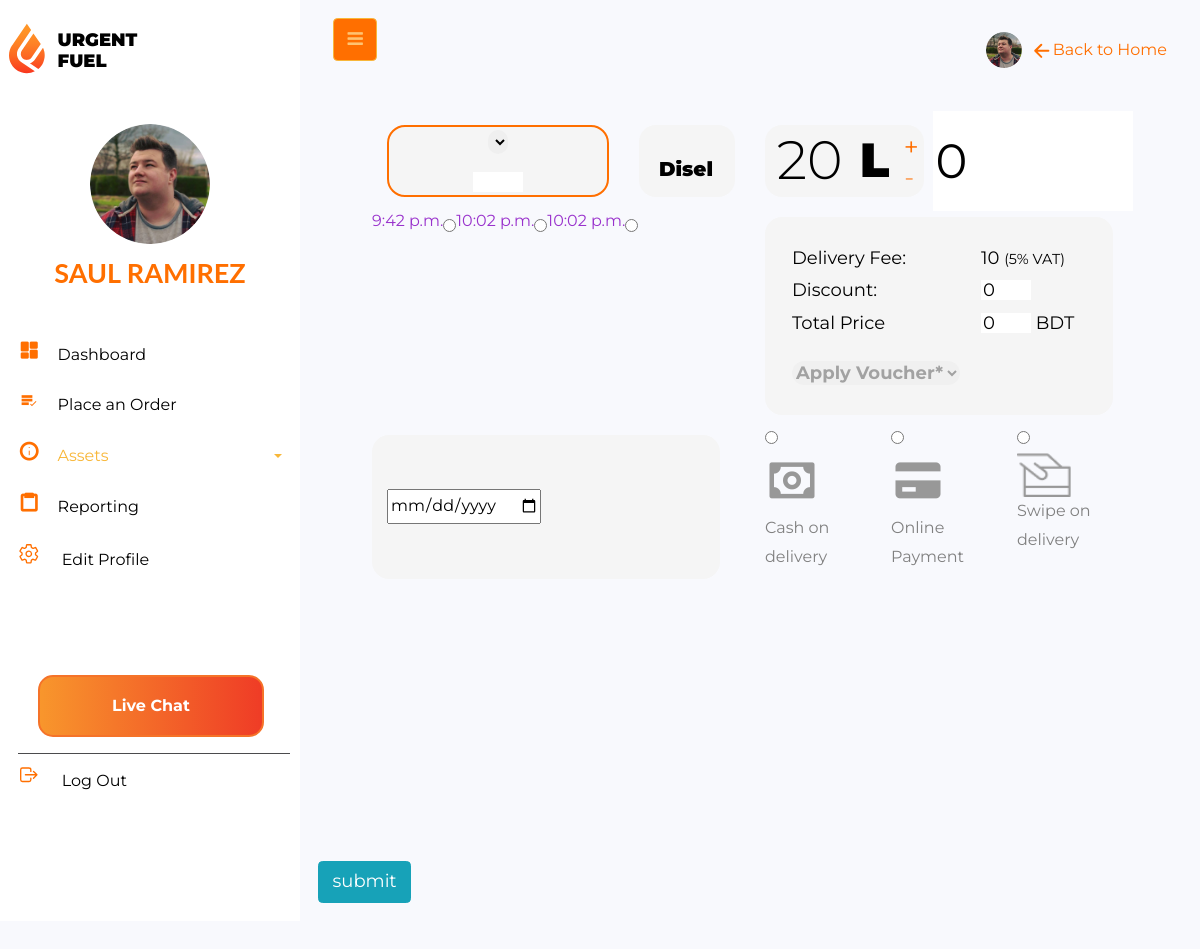
The app's page /order_fuel/ (signed in), older data.
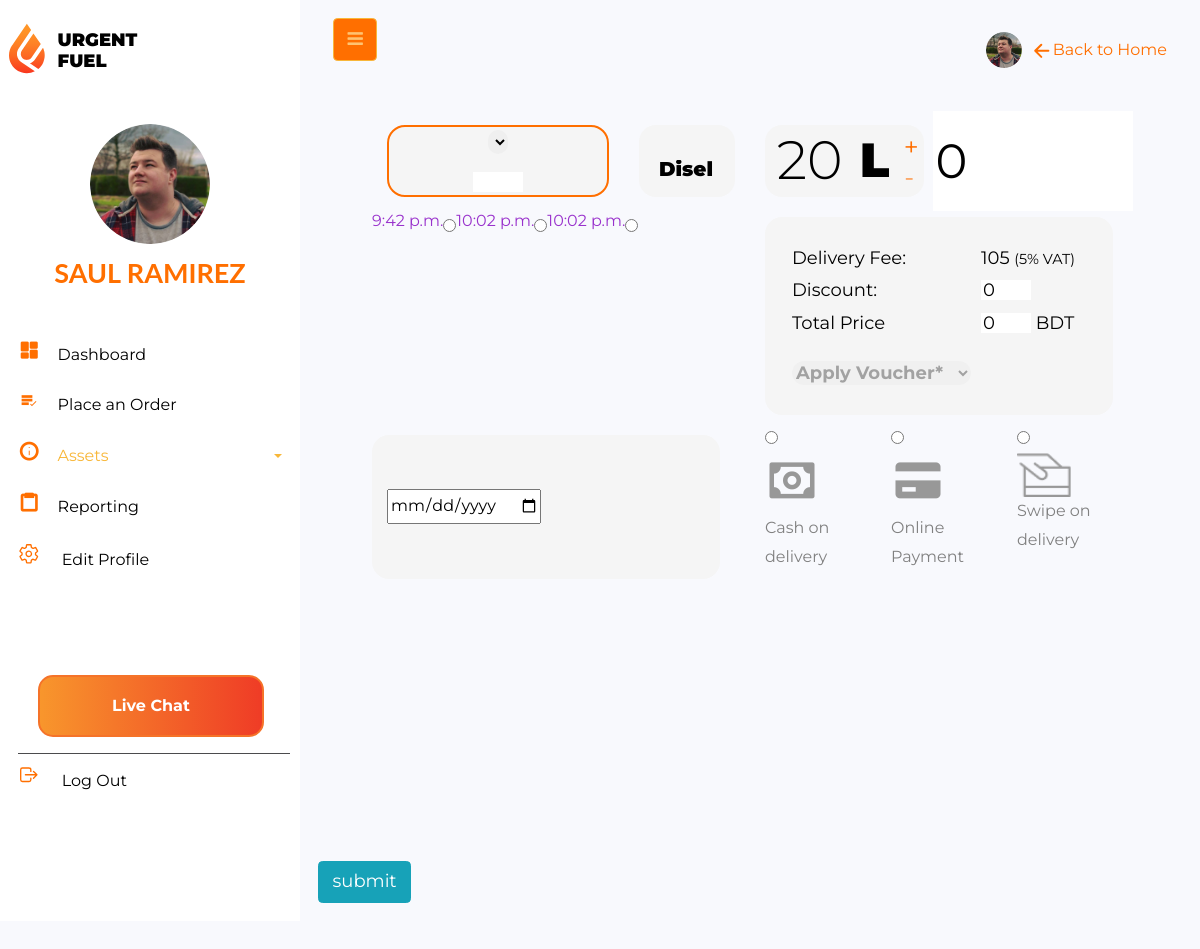
The same page, newer data.
### Uftl_App/models.py (models this page shows)
class OrderDashboard(models.Model):
    client=models.ForeignKey(User,on_delete=models.CASCADE)
    time = models.TimeField(verbose_name='Please put your time', blank=True)
    reserved = models.BooleanField(default=False)

class Fuel_price(models.Model):
    fuel_amount=models.IntegerField(default='1')
    base_cost=models.IntegerField(default='1')
    disel_price = models.IntegerField(default='1', null=True)
    octen_price = models.IntegerField(default='1', null=True)
    total_amount = models.IntegerField(default='1', null=True)
    delivery_charge = models.IntegerField(default='1', null=True)

### Uftl_App/views.py (the view, shortened to what this page needs)
# urls.py: path('order_fuel/', views.non_register, name='order_fuel'),
@login_required()
def order_fuel(request):
    cp = cupon_code.objects.all()
    oil_price = Fuel_price.objects.all()
    ai = Assets.objects.all()
    ft_utils = fuel_utils.objects.all()
    from django.db.models import Q
    date_time = OrderDashboard.objects.all()
    reservation = False
    dict = {'date_time': date_time, 'reservation': reservation, 'ft_utils': ft_utils, 'cp': cp,
            'oil_price': oil_price, 'ai': ai}
    return render(request, 'Uftl_App/orderfuel.html', context=dict)

### templates/Uftl_App/orderfuel.html (shortened to what this page needs)
{% extends 'profile_base.html' %} {% load static %} {% block title_block %}Order Dashboard{% endblock %}
{% block profile_block %}
    <div class="wrapper d-flex align-items-stretch" xmlns="http://www.w3.org/1999/html">
        <nav id="sidebar">
            <div class="p-2 pt-1">
                <a href="#" class="nav__logo">
                    <div class="logoside">
                        <img class="logoimage" src="{% static 'assets/img/logo.svg' %}" alt="My Happy SVG"/>
                        <div class="tex">
                            <p class="text1">URGENT</p>
                            <p class="text2">FUEL</p>
                        </div>
                    </div>
                </a>
                <a href="#" class="img logo rounded-circle mb-2"
                   style="background-image: url({% static 'assets/img/saul.png' %});"> </a>
                <h3 class="text-center mb-4 username">Saul Ramirez</h3>
                <ul class="list-unstyled components mb-2 p-2">
                    <li>
                        <a href="#"><i class='bx bxs-dashboard setup'></i>Dashboard</a>
                    </li>
                    <li>
                        <a href="#"><i class='bx bx-list-check setup'></i>Place an Order</a>
                    </li>
                    <li class="active">
                        <a href="#homeSubmenu" data-toggle="collapse" aria-expanded="false" class="dropdown-toggle">
                            <i class='bx bx-info-circle setup'></i>Assets</a>
                    </li>
                    <li>
                        <a href="#"><i class='bx bx-clipboard setup'></i>Reporting</a>
                    </li>
                    <li>
                        <a href="#">
                            <ion-icon class="setup" name="settings-outline"></ion-icon>
                            Edit Profile</a>
                    </li>
                    <div class="logout">
                        <button class="livechat" type="submit" id="sendMessageButton">Live Chat</button>
                        <li>
                            <a href="#">
                                <ion-icon class="setup" name="log-out-outline"></ion-icon>
                                </ion-icon>Log Out</a>
                        </li>
                    </div>
                </ul>
            </div>
        </nav>
        <div id="content" class="p-4 p-md-3">
            <nav class="">
                <div class="container-fluid">
                    <button type="button" id="sidebarCollapse" class="btn btn-primary">
                        <i class="fa fa-bars"></i>
                    </button>
                    <div class="float-right">
                        <div class=" menu ">
                            <div class="header__img ">
                                <img class="navimage" src="{% static 'assets/img/saul.png' %} " alt=" ">
                            </div>
                            <ion-icon class="arrowleft" name="arrow-back-outline"></ion-icon>
                            <p class="back">Back to Home</p>
                        </div>
                    </div>
                </div>
            </nav>
            <form method="POST">
                <div id="content" class="p-4 p-md-5">
                    <div class="container-fluid">
                        <div class="row">
                            <div class="col-12  col-sm-6 col-md-4">
                                <div class="assetselect">
                                <select name="fuel-type" class="assetdropdown" id="assetname">
                                    </select>
                                    <input type="text" class="assetLocation" id="asstLoc" readonly>
                                </div>
                            </div>
                            <div class="col-6  col-sm-2 col-md-2">
                                <div class="fuelfield">
                                     <input type="text" id="fuelname" class="fueltype" placeholder="Disel" readonly>
                                </div>
                            </div>
                            <div class="col-6  col-sm-2 col-md-3">
                                <div class="fuelfield">
                                    <div class="quantity">
                                        <input type="text" id="quantity" name="fuel_amount" value="20" readonly>L
                                        <div class="plusminus">
                                            <button class="btn plus-btn" type="button">+</button>
                                            <button class="btn minus-btn disabled" type="button">-</button>
                                        </div>
                                    </div>
                                </div>
                            </div>
                            <div class="col-12  col-sm-2 col-md-3">
                                <div class="fuelprice">
                                    <input type="text" class="baseprice" name="base_cost" id="fuel" value="0" readonly>
                                </div>
                            </div>
                        </div>
                        <div class="row">
                            <div class="col-12 col-sm-6">
                                <div class="row">
                                    {% for item in date_time %}
                                        <label style="color: darkorchid;">{{ item.time }}</label>
                                        <input type="radio" name="time" value="{{ item.time }}">
                                    {% endfor %}
                                </div>
                            </div>
                            {% for x in oil_price %}
                                <div class="col-12 col-sm-6">
                                <div class="price p-4">
                                    <div class="row justify-content-evenly">
                                        <div class="col-7 tol ">
                                            Delivery Fee:
                                        </div>
                                        <div class="col-5 tol" id="delicharge">
                                            {{ x.delivery_charge }}
                                            <small>(5% VAT)</small>
                                        </div>
                                    </div>
                                    <div class="row">
                                        <div class="col-7 tol">
                                            Discount:
                                        </div>
                                        <div class="col-5 tol" id="dp">
                                            <input type="text" class="disPrice" name="discount" id="discountValue"
                                                   value="0" readonly>
                                        </div>
                                    </div>
                                    <div class="row">
                                        <div class="col-7 tol">
                                            Total Price
                                        </div>
                                        <div class="col-5 tol">
                                            <p class="total-price">
                                                <input type="text" name="total_amount" class="disPrice" id="price"
                                                       value="0" readonly>
                                                <span> BDT</span>
                                            </p>
                                        </div>
                                    </div>
                                    <div class="row">
                                        <div class="col-12 tol">
                                            <select name="fuel-type" id="discountSelect" class="assetdropdown">
                                                <option selected value="0">Apply Voucher*</option>
                                            </select>
                                        </div>
                                    </div>
                                </div>
                            {% endfor %}
                            </div>
                        </div>
                        <div class="row">
                            <div class="col-xs-12 col-sm-12 col-md-6">
                                <div class="">
                                    <div class="row justify-content-evenly timeline">
                                        <div class="col">
                                            <input type="date" name="date" value="" placeholder=""/>
                                        </div>
                                    </div>
                                </div>
                            </div>
                            <div class="col-xs-12 col-sm-6 col-md-2">
                                <input class="checkbox-budget" type="radio" value="Cash on delivery"
                                       name="payment_method" id="budget-1">
                                <label class="for-checkbox-budget" for="budget-1">
                                    <i class='bx bx-money money'></i>
                                    <span data-hover="Cash on delivery">Cash on delivery</span>
                                </label>
                            </div>
                            <div class="col-xs-12 col-sm-6 col-md-2">
                                <input class="checkbox-budget" type="radio" value="Online Payment" name="payment_method"
                                       id="budget-2">
                                <label class="for-checkbox-budget" for="budget-2">
                                    <i class='bx bxs-credit-card cardfront'></i>
                                    <span data-hover="Online Payment">Online Payment</span>
                                </label>
                            </div>
                            <div class="col-xs-12 col-sm-6 col-md-2">
                                <input class="checkbox-budget" type="radio" value="Swipe on delivery"
                                       name="payment_method" id="budget-3">
                                <label class="for-checkbox-budget" for="budget-3">
                                    <img class="cardpunch" src="{% static 'img/swipe.png' %}" alt="">
                                    <span data-hover="Swipe on delivery">Swipe on delivery</span>
                                </label>
                            </div>
                        </div>
                    </div>
                </div>
                <button class="btn btn-info" type="submit"> submit</button>
            </form>
        </div>
    </div>
{% endblock %}

### templates/profile_base.html (shortened to what this page needs)
{% load static %}
<!doctype html>
<html lang="en">
<head>
    <link rel="stylesheet" href="https://stackpath.bootstrapcdn.com/font-awesome/4.7.0/css/font-awesome.min.css">
    <link href='https://unpkg.com/boxicons@2.0.9/css/boxicons.min.css' rel='stylesheet'>
    <link rel="stylesheet" href="https://pro.fontawesome.com/releases/v5.10.0/css/all.css"
/>
    <link rel="stylesheet" href="https://stackpath.bootstrapcdn.com/font-awesome/4.7.0/css/font-awesome.min.css">
    <link rel="stylesheet" href="{% static 'css/style.css' %}">
    <link rel="stylesheet" href="{% static 'css/button2.css' %}">
    <link rel="stylesheet" href="{% static 'css/image.css' %}">
    <link rel="stylesheet" href="{% static 'css/input.css' %}">
    <link rel="stylesheet" href="{% static 'css/select.css' %}">
    <link rel="stylesheet" href="{% static 'css/custom-sidebar.css' %}">
    <link rel="stylesheet" href="{% static 'css/setup_profile.css' %}">
    <link rel="stylesheet" href="{% static 'css/editprofile.css' %}">
    <link rel="stylesheet" href="{% static 'css/custom-sidebar.css' %}">
    <link rel="stylesheet" href="{% static 'css/orderfuelsidebar.css' %}">
    <link rel="stylesheet" href="{% static 'css/orderfuel.css' %}">
    <link rel="stylesheet" href="{% static 'assets/css/dashboard.css' %}">
    <link rel="stylesheet" href="{% static 'assets/css/chartjs.css' %}">
    <link rel="stylesheet" href="{% static 'css/sidebar.css' %}">
    <link rel="stylesheet" href="{% static 'css/orderfuel.css' %}">
    <link rel="stylesheet" href="{% static 'css/calender.css' %}">
    <link rel="stylesheet" href="{% static 'css/bootstrap-datetimepicker.min.css' %}">
</head>
<body>
{% block profile_block %}
{% endblock %}
</body>
</html>

Row changes from the older to the newer data that the page shows:
changed Fuel_price: delivery_charge "10" → "105"
